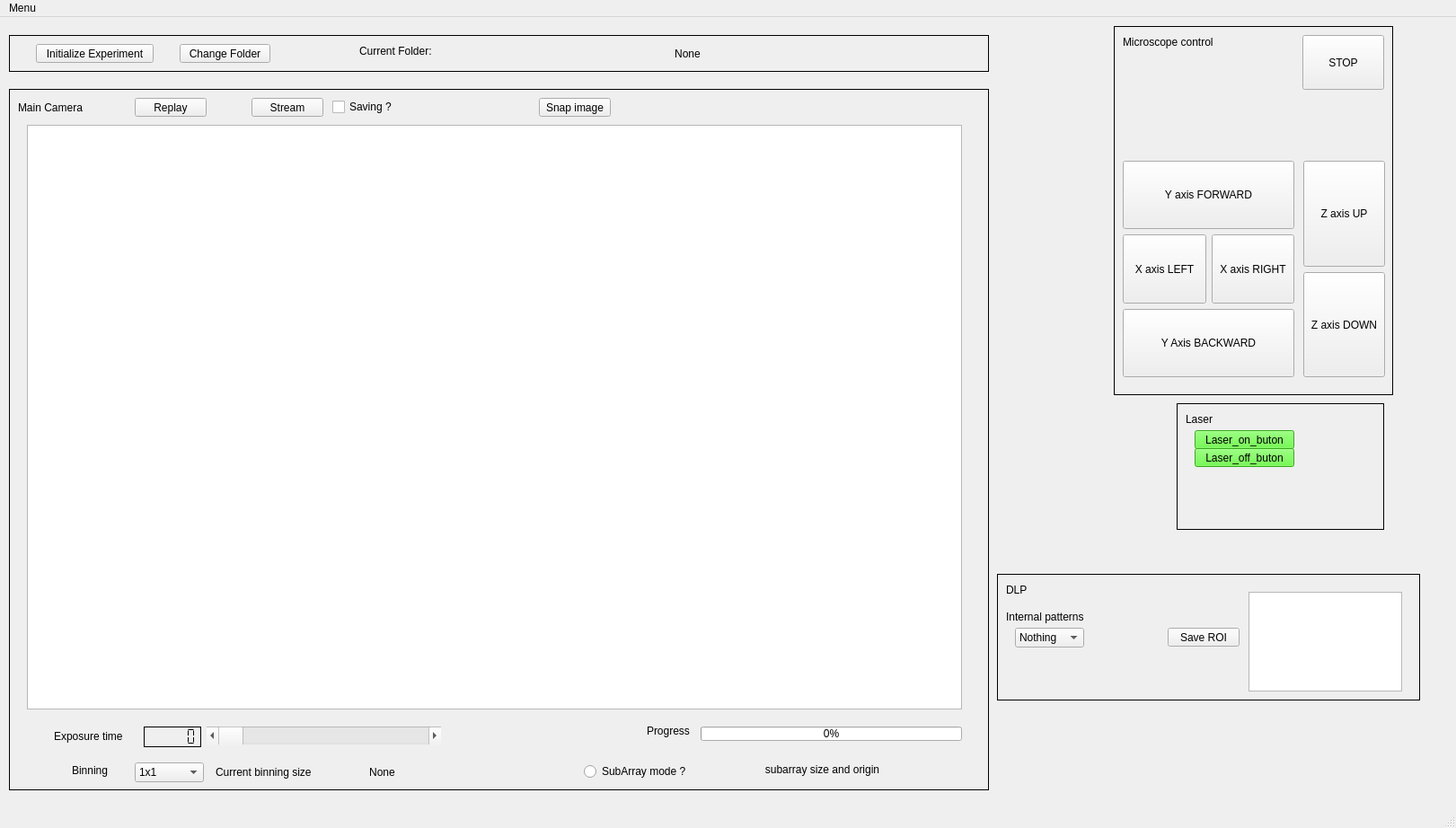
<?xml version="1.0" encoding="UTF-8"?>
<ui version="4.0">
 <class>MainWindow</class>
 <widget class="QMainWindow" name="MainWindow">
  <property name="geometry">
   <rect>
    <x>0</x>
    <y>0</y>
    <width>1621</width>
    <height>922</height>
   </rect>
  </property>
  <property name="sizePolicy">
   <sizepolicy hsizetype="Fixed" vsizetype="Fixed">
    <horstretch>0</horstretch>
    <verstretch>0</verstretch>
   </sizepolicy>
  </property>
  <property name="windowTitle">
   <string>MainWindow</string>
  </property>
  <widget class="QWidget" name="centralwidget">
   <widget class="QFrame" name="camera">
    <property name="geometry">
     <rect>
      <x>10</x>
      <y>80</y>
      <width>1091</width>
      <height>781</height>
     </rect>
    </property>
    <property name="font">
     <font>
      <weight>50</weight>
      <bold>false</bold>
     </font>
    </property>
    <property name="frameShape">
     <enum>QFrame::Box</enum>
    </property>
    <widget class="Custom_pyqtgraph_widget" name="graphicsView">
     <property name="geometry">
      <rect>
       <x>20</x>
       <y>40</y>
       <width>1041</width>
       <height>651</height>
      </rect>
     </property>
    </widget>
    <widget class="QPushButton" name="replay_button">
     <property name="geometry">
      <rect>
       <x>140</x>
       <y>10</y>
       <width>80</width>
       <height>21</height>
      </rect>
     </property>
     <property name="text">
      <string>Replay</string>
     </property>
    </widget>
    <widget class="QPushButton" name="stream_button">
     <property name="geometry">
      <rect>
       <x>270</x>
       <y>10</y>
       <width>80</width>
       <height>21</height>
      </rect>
     </property>
     <property name="text">
      <string>Stream</string>
     </property>
    </widget>
    <widget class="QLabel" name="exposure_time_label">
     <property name="geometry">
      <rect>
       <x>50</x>
       <y>710</y>
       <width>81</width>
       <height>21</height>
      </rect>
     </property>
     <property name="text">
      <string>Exposure time</string>
     </property>
    </widget>
    <widget class="QLabel" name="main_camera_label">
     <property name="geometry">
      <rect>
       <x>10</x>
       <y>10</y>
       <width>81</width>
       <height>21</height>
      </rect>
     </property>
     <property name="text">
      <string>Main Camera</string>
     </property>
    </widget>
    <widget class="QScrollBar" name="exposure_time_bar">
     <property name="geometry">
      <rect>
       <x>220</x>
       <y>710</y>
       <width>261</width>
       <height>20</height>
      </rect>
     </property>
     <property name="autoFillBackground">
      <bool>false</bool>
     </property>
     <property name="maximum">
      <number>100</number>
     </property>
     <property name="value">
      <number>0</number>
     </property>
     <property name="tracking">
      <bool>true</bool>
     </property>
     <property name="orientation">
      <enum>Qt::Horizontal</enum>
     </property>
     <property name="invertedAppearance">
      <bool>false</bool>
     </property>
    </widget>
    <widget class="QCheckBox" name="saving_check">
     <property name="geometry">
      <rect>
       <x>360</x>
       <y>10</y>
       <width>77</width>
       <height>20</height>
      </rect>
     </property>
     <property name="text">
      <string>Saving ?</string>
     </property>
     <property name="checked">
      <bool>false</bool>
     </property>
     <property name="tristate">
      <bool>false</bool>
     </property>
    </widget>
    <widget class="QProgressBar" name="progress_bar">
     <property name="geometry">
      <rect>
       <x>770</x>
       <y>710</y>
       <width>291</width>
       <height>16</height>
      </rect>
     </property>
     <property name="sizePolicy">
      <sizepolicy hsizetype="Expanding" vsizetype="Fixed">
       <horstretch>0</horstretch>
       <verstretch>0</verstretch>
      </sizepolicy>
     </property>
     <property name="value">
      <number>0</number>
     </property>
    </widget>
    <widget class="QLabel" name="loading_saving_label">
     <property name="geometry">
      <rect>
       <x>710</x>
       <y>699</y>
       <width>51</width>
       <height>31</height>
      </rect>
     </property>
     <property name="text">
      <string>Progress</string>
     </property>
    </widget>
    <widget class="QLCDNumber" name="exposure_time_value">
     <property name="geometry">
      <rect>
       <x>150</x>
       <y>710</y>
       <width>64</width>
       <height>23</height>
      </rect>
     </property>
     <property name="frameShadow">
      <enum>QFrame::Plain</enum>
     </property>
     <property name="smallDecimalPoint">
      <bool>true</bool>
     </property>
     <property name="segmentStyle">
      <enum>QLCDNumber::Flat</enum>
     </property>
    </widget>
    <widget class="QComboBox" name="binning_combo_box">
     <property name="geometry">
      <rect>
       <x>140</x>
       <y>750</y>
       <width>77</width>
       <height>22</height>
      </rect>
     </property>
     <property name="editable">
      <bool>false</bool>
     </property>
     <property name="currentText">
      <string>1x1</string>
     </property>
     <property name="currentIndex">
      <number>0</number>
     </property>
     <property name="frame">
      <bool>true</bool>
     </property>
     <item>
      <property name="text">
       <string>1x1</string>
      </property>
     </item>
     <item>
      <property name="text">
       <string>2x2</string>
      </property>
     </item>
     <item>
      <property name="text">
       <string>4x4</string>
      </property>
     </item>
    </widget>
    <widget class="QLabel" name="binning_label">
     <property name="geometry">
      <rect>
       <x>70</x>
       <y>743</y>
       <width>52</width>
       <height>31</height>
      </rect>
     </property>
     <property name="text">
      <string>Binning</string>
     </property>
    </widget>
    <widget class="QRadioButton" name="subArray_mode_radioButton">
     <property name="geometry">
      <rect>
       <x>640</x>
       <y>750</y>
       <width>121</width>
       <height>20</height>
      </rect>
     </property>
     <property name="text">
      <string>SubArray mode ?</string>
     </property>
    </widget>
    <widget class="QLabel" name="subarray_label">
     <property name="geometry">
      <rect>
       <x>760</x>
       <y>750</y>
       <width>291</width>
       <height>16</height>
      </rect>
     </property>
     <property name="text">
      <string>subarray size and origin</string>
     </property>
     <property name="alignment">
      <set>Qt::AlignCenter</set>
     </property>
    </widget>
    <widget class="QLabel" name="current_binning_size_label">
     <property name="geometry">
      <rect>
       <x>230</x>
       <y>750</y>
       <width>121</width>
       <height>21</height>
      </rect>
     </property>
     <property name="text">
      <string>Current binning size</string>
     </property>
    </widget>
    <widget class="QLabel" name="current_binning_size_label_2">
     <property name="geometry">
      <rect>
       <x>370</x>
       <y>750</y>
       <width>91</width>
       <height>21</height>
      </rect>
     </property>
     <property name="text">
      <string>None</string>
     </property>
     <property name="alignment">
      <set>Qt::AlignCenter</set>
     </property>
    </widget>
    <widget class="QPushButton" name="snap_image_button">
     <property name="geometry">
      <rect>
       <x>590</x>
       <y>10</y>
       <width>80</width>
       <height>21</height>
      </rect>
     </property>
     <property name="text">
      <string>Snap image</string>
     </property>
    </widget>
   </widget>
   <widget class="QFrame" name="controls">
    <property name="geometry">
     <rect>
      <x>1240</x>
      <y>10</y>
      <width>311</width>
      <height>411</height>
     </rect>
    </property>
    <property name="frameShape">
     <enum>QFrame::Box</enum>
    </property>
    <widget class="QWidget" name="gridLayoutWidget">
     <property name="geometry">
      <rect>
       <x>10</x>
       <y>150</y>
       <width>191</width>
       <height>241</height>
      </rect>
     </property>
     <layout class="QGridLayout" name="gridLayout">
      <item row="2" column="0" colspan="2">
       <widget class="QPushButton" name="y_axis_backward_button">
        <property name="sizePolicy">
         <sizepolicy hsizetype="Minimum" vsizetype="Expanding">
          <horstretch>0</horstretch>
          <verstretch>0</verstretch>
         </sizepolicy>
        </property>
        <property name="minimumSize">
         <size>
          <width>0</width>
          <height>21</height>
         </size>
        </property>
        <property name="text">
         <string>Y Axis BACKWARD</string>
        </property>
        <property name="checkable">
         <bool>false</bool>
        </property>
       </widget>
      </item>
      <item row="0" column="0" colspan="2">
       <widget class="QPushButton" name="y_axis_forward_button">
        <property name="sizePolicy">
         <sizepolicy hsizetype="Minimum" vsizetype="Expanding">
          <horstretch>0</horstretch>
          <verstretch>0</verstretch>
         </sizepolicy>
        </property>
        <property name="text">
         <string>Y axis FORWARD</string>
        </property>
       </widget>
      </item>
      <item row="1" column="1">
       <widget class="QPushButton" name="x_axis_right_button">
        <property name="sizePolicy">
         <sizepolicy hsizetype="Minimum" vsizetype="Expanding">
          <horstretch>0</horstretch>
          <verstretch>0</verstretch>
         </sizepolicy>
        </property>
        <property name="text">
         <string>X axis RIGHT</string>
        </property>
       </widget>
      </item>
      <item row="1" column="0">
       <widget class="QPushButton" name="x_axis_left_button">
        <property name="sizePolicy">
         <sizepolicy hsizetype="Minimum" vsizetype="Expanding">
          <horstretch>0</horstretch>
          <verstretch>0</verstretch>
         </sizepolicy>
        </property>
        <property name="text">
         <string>X axis LEFT</string>
        </property>
       </widget>
      </item>
     </layout>
    </widget>
    <widget class="QLabel" name="microscope_control_label">
     <property name="geometry">
      <rect>
       <x>10</x>
       <y>10</y>
       <width>111</width>
       <height>16</height>
      </rect>
     </property>
     <property name="text">
      <string>Microscope control</string>
     </property>
    </widget>
    <widget class="QWidget" name="verticalLayoutWidget">
     <property name="geometry">
      <rect>
       <x>211</x>
       <y>150</y>
       <width>91</width>
       <height>241</height>
      </rect>
     </property>
     <layout class="QVBoxLayout" name="verticalLayout">
      <item>
       <widget class="QPushButton" name="z_axis_up">
        <property name="sizePolicy">
         <sizepolicy hsizetype="Minimum" vsizetype="Expanding">
          <horstretch>0</horstretch>
          <verstretch>0</verstretch>
         </sizepolicy>
        </property>
        <property name="text">
         <string>Z axis UP</string>
        </property>
       </widget>
      </item>
      <item>
       <widget class="QPushButton" name="z_axis_down">
        <property name="sizePolicy">
         <sizepolicy hsizetype="Minimum" vsizetype="Expanding">
          <horstretch>0</horstretch>
          <verstretch>0</verstretch>
         </sizepolicy>
        </property>
        <property name="text">
         <string>Z axis DOWN</string>
        </property>
       </widget>
      </item>
     </layout>
    </widget>
    <widget class="QPushButton" name="stop_mouvment_button">
     <property name="geometry">
      <rect>
       <x>210</x>
       <y>10</y>
       <width>91</width>
       <height>61</height>
      </rect>
     </property>
     <property name="text">
      <string>STOP</string>
     </property>
    </widget>
   </widget>
   <widget class="QFrame" name="laser">
    <property name="geometry">
     <rect>
      <x>1310</x>
      <y>430</y>
      <width>231</width>
      <height>141</height>
     </rect>
    </property>
    <property name="frameShape">
     <enum>QFrame::Box</enum>
    </property>
    <widget class="QLabel" name="laser_label">
     <property name="geometry">
      <rect>
       <x>10</x>
       <y>10</y>
       <width>81</width>
       <height>16</height>
      </rect>
     </property>
     <property name="text">
      <string>Laser</string>
     </property>
    </widget>
    <widget class="QPushButton" name="laser_on_button">
     <property name="geometry">
      <rect>
       <x>20</x>
       <y>30</y>
       <width>111</width>
       <height>21</height>
      </rect>
     </property>
     <property name="palette">
      <palette>
       <active>
        <colorrole role="WindowText">
         <brush brushstyle="SolidPattern">
          <color alpha="255">
           <red>0</red>
           <green>0</green>
           <blue>0</blue>
          </color>
         </brush>
        </colorrole>
        <colorrole role="Button">
         <brush brushstyle="SolidPattern">
          <color alpha="255">
           <red>73</red>
           <green>239</green>
           <blue>35</blue>
          </color>
         </brush>
        </colorrole>
        <colorrole role="Light">
         <brush brushstyle="SolidPattern">
          <color alpha="255">
           <red>162</red>
           <green>255</green>
           <blue>141</blue>
          </color>
         </brush>
        </colorrole>
        <colorrole role="Midlight">
         <brush brushstyle="SolidPattern">
          <color alpha="255">
           <red>117</red>
           <green>247</green>
           <blue>88</blue>
          </color>
         </brush>
        </colorrole>
        <colorrole role="Dark">
         <brush brushstyle="SolidPattern">
          <color alpha="255">
           <red>36</red>
           <green>119</green>
           <blue>17</blue>
          </color>
         </brush>
        </colorrole>
        <colorrole role="Mid">
         <brush brushstyle="SolidPattern">
          <color alpha="255">
           <red>48</red>
           <green>159</green>
           <blue>23</blue>
          </color>
         </brush>
        </colorrole>
        <colorrole role="Text">
         <brush brushstyle="SolidPattern">
          <color alpha="255">
           <red>0</red>
           <green>0</green>
           <blue>0</blue>
          </color>
         </brush>
        </colorrole>
        <colorrole role="BrightText">
         <brush brushstyle="SolidPattern">
          <color alpha="255">
           <red>255</red>
           <green>255</green>
           <blue>255</blue>
          </color>
         </brush>
        </colorrole>
        <colorrole role="ButtonText">
         <brush brushstyle="SolidPattern">
          <color alpha="255">
           <red>0</red>
           <green>0</green>
           <blue>0</blue>
          </color>
         </brush>
        </colorrole>
        <colorrole role="Base">
         <brush brushstyle="SolidPattern">
          <color alpha="255">
           <red>255</red>
           <green>255</green>
           <blue>255</blue>
          </color>
         </brush>
        </colorrole>
        <colorrole role="Window">
         <brush brushstyle="SolidPattern">
          <color alpha="255">
           <red>73</red>
           <green>239</green>
           <blue>35</blue>
          </color>
         </brush>
        </colorrole>
        <colorrole role="Shadow">
         <brush brushstyle="SolidPattern">
          <color alpha="255">
           <red>0</red>
           <green>0</green>
           <blue>0</blue>
          </color>
         </brush>
        </colorrole>
        <colorrole role="AlternateBase">
         <brush brushstyle="SolidPattern">
          <color alpha="255">
           <red>164</red>
           <green>247</green>
           <blue>145</blue>
          </color>
         </brush>
        </colorrole>
        <colorrole role="ToolTipBase">
         <brush brushstyle="SolidPattern">
          <color alpha="255">
           <red>255</red>
           <green>255</green>
           <blue>220</blue>
          </color>
         </brush>
        </colorrole>
        <colorrole role="ToolTipText">
         <brush brushstyle="SolidPattern">
          <color alpha="255">
           <red>0</red>
           <green>0</green>
           <blue>0</blue>
          </color>
         </brush>
        </colorrole>
       </active>
       <inactive>
        <colorrole role="WindowText">
         <brush brushstyle="SolidPattern">
          <color alpha="255">
           <red>0</red>
           <green>0</green>
           <blue>0</blue>
          </color>
         </brush>
        </colorrole>
        <colorrole role="Button">
         <brush brushstyle="SolidPattern">
          <color alpha="255">
           <red>73</red>
           <green>239</green>
           <blue>35</blue>
          </color>
         </brush>
        </colorrole>
        <colorrole role="Light">
         <brush brushstyle="SolidPattern">
          <color alpha="255">
           <red>162</red>
           <green>255</green>
           <blue>141</blue>
          </color>
         </brush>
        </colorrole>
        <colorrole role="Midlight">
         <brush brushstyle="SolidPattern">
          <color alpha="255">
           <red>117</red>
           <green>247</green>
           <blue>88</blue>
          </color>
         </brush>
        </colorrole>
        <colorrole role="Dark">
         <brush brushstyle="SolidPattern">
          <color alpha="255">
           <red>36</red>
           <green>119</green>
           <blue>17</blue>
          </color>
         </brush>
        </colorrole>
        <colorrole role="Mid">
         <brush brushstyle="SolidPattern">
          <color alpha="255">
           <red>48</red>
           <green>159</green>
           <blue>23</blue>
          </color>
         </brush>
        </colorrole>
        <colorrole role="Text">
         <brush brushstyle="SolidPattern">
          <color alpha="255">
           <red>0</red>
           <green>0</green>
           <blue>0</blue>
          </color>
         </brush>
        </colorrole>
        <colorrole role="BrightText">
         <brush brushstyle="SolidPattern">
          <color alpha="255">
           <red>255</red>
           <green>255</green>
           <blue>255</blue>
          </color>
         </brush>
        </colorrole>
        <colorrole role="ButtonText">
         <brush brushstyle="SolidPattern">
          <color alpha="255">
           <red>0</red>
           <green>0</green>
           <blue>0</blue>
          </color>
         </brush>
        </colorrole>
        <colorrole role="Base">
         <brush brushstyle="SolidPattern">
          <color alpha="255">
           <red>255</red>
           <green>255</green>
           <blue>255</blue>
          </color>
         </brush>
        </colorrole>
        <colorrole role="Window">
         <brush brushstyle="SolidPattern">
          <color alpha="255">
           <red>73</red>
           <green>239</green>
           <blue>35</blue>
          </color>
         </brush>
        </colorrole>
        <colorrole role="Shadow">
         <brush brushstyle="SolidPattern">
          <color alpha="255">
           <red>0</red>
           <green>0</green>
           <blue>0</blue>
          </color>
         </brush>
        </colorrole>
        <colorrole role="AlternateBase">
         <brush brushstyle="SolidPattern">
          <color alpha="255">
           <red>164</red>
           <green>247</green>
           <blue>145</blue>
          </color>
         </brush>
        </colorrole>
        <colorrole role="ToolTipBase">
         <brush brushstyle="SolidPattern">
          <color alpha="255">
           <red>255</red>
           <green>255</green>
           <blue>220</blue>
          </color>
         </brush>
        </colorrole>
        <colorrole role="ToolTipText">
         <brush brushstyle="SolidPattern">
          <color alpha="255">
           <red>0</red>
           <green>0</green>
           <blue>0</blue>
          </color>
         </brush>
        </colorrole>
       </inactive>
       <disabled>
        <colorrole role="WindowText">
         <brush brushstyle="SolidPattern">
          <color alpha="255">
           <red>36</red>
           <green>119</green>
           <blue>17</blue>
          </color>
         </brush>
        </colorrole>
        <colorrole role="Button">
         <brush brushstyle="SolidPattern">
          <color alpha="255">
           <red>73</red>
           <green>239</green>
           <blue>35</blue>
          </color>
         </brush>
        </colorrole>
        <colorrole role="Light">
         <brush brushstyle="SolidPattern">
          <color alpha="255">
           <red>162</red>
           <green>255</green>
           <blue>141</blue>
          </color>
         </brush>
        </colorrole>
        <colorrole role="Midlight">
         <brush brushstyle="SolidPattern">
          <color alpha="255">
           <red>117</red>
           <green>247</green>
           <blue>88</blue>
          </color>
         </brush>
        </colorrole>
        <colorrole role="Dark">
         <brush brushstyle="SolidPattern">
          <color alpha="255">
           <red>36</red>
           <green>119</green>
           <blue>17</blue>
          </color>
         </brush>
        </colorrole>
        <colorrole role="Mid">
         <brush brushstyle="SolidPattern">
          <color alpha="255">
           <red>48</red>
           <green>159</green>
           <blue>23</blue>
          </color>
         </brush>
        </colorrole>
        <colorrole role="Text">
         <brush brushstyle="SolidPattern">
          <color alpha="255">
           <red>36</red>
           <green>119</green>
           <blue>17</blue>
          </color>
         </brush>
        </colorrole>
        <colorrole role="BrightText">
         <brush brushstyle="SolidPattern">
          <color alpha="255">
           <red>255</red>
           <green>255</green>
           <blue>255</blue>
          </color>
         </brush>
        </colorrole>
        <colorrole role="ButtonText">
         <brush brushstyle="SolidPattern">
          <color alpha="255">
           <red>36</red>
           <green>119</green>
           <blue>17</blue>
          </color>
         </brush>
        </colorrole>
        <colorrole role="Base">
         <brush brushstyle="SolidPattern">
          <color alpha="255">
           <red>73</red>
           <green>239</green>
           <blue>35</blue>
          </color>
         </brush>
        </colorrole>
        <colorrole role="Window">
         <brush brushstyle="SolidPattern">
          <color alpha="255">
           <red>73</red>
           <green>239</green>
           <blue>35</blue>
          </color>
         </brush>
        </colorrole>
        <colorrole role="Shadow">
         <brush brushstyle="SolidPattern">
          <color alpha="255">
           <red>0</red>
           <green>0</green>
           <blue>0</blue>
          </color>
         </brush>
        </colorrole>
        <colorrole role="AlternateBase">
         <brush brushstyle="SolidPattern">
          <color alpha="255">
           <red>73</red>
           <green>239</green>
           <blue>35</blue>
          </color>
         </brush>
        </colorrole>
        <colorrole role="ToolTipBase">
         <brush brushstyle="SolidPattern">
          <color alpha="255">
           <red>255</red>
           <green>255</green>
           <blue>220</blue>
          </color>
         </brush>
        </colorrole>
        <colorrole role="ToolTipText">
         <brush brushstyle="SolidPattern">
          <color alpha="255">
           <red>0</red>
           <green>0</green>
           <blue>0</blue>
          </color>
         </brush>
        </colorrole>
       </disabled>
      </palette>
     </property>
     <property name="text">
      <string>Laser_on_buton</string>
     </property>
     <property name="checkable">
      <bool>false</bool>
     </property>
     <property name="checked">
      <bool>false</bool>
     </property>
     <property name="flat">
      <bool>false</bool>
     </property>
    </widget>
    <widget class="QPushButton" name="laser_off_button">
     <property name="geometry">
      <rect>
       <x>20</x>
       <y>50</y>
       <width>111</width>
       <height>21</height>
      </rect>
     </property>
     <property name="palette">
      <palette>
       <active>
        <colorrole role="WindowText">
         <brush brushstyle="SolidPattern">
          <color alpha="255">
           <red>0</red>
           <green>0</green>
           <blue>0</blue>
          </color>
         </brush>
        </colorrole>
        <colorrole role="Button">
         <brush brushstyle="SolidPattern">
          <color alpha="255">
           <red>73</red>
           <green>239</green>
           <blue>35</blue>
          </color>
         </brush>
        </colorrole>
        <colorrole role="Light">
         <brush brushstyle="SolidPattern">
          <color alpha="255">
           <red>162</red>
           <green>255</green>
           <blue>141</blue>
          </color>
         </brush>
        </colorrole>
        <colorrole role="Midlight">
         <brush brushstyle="SolidPattern">
          <color alpha="255">
           <red>117</red>
           <green>247</green>
           <blue>88</blue>
          </color>
         </brush>
        </colorrole>
        <colorrole role="Dark">
         <brush brushstyle="SolidPattern">
          <color alpha="255">
           <red>36</red>
           <green>119</green>
           <blue>17</blue>
          </color>
         </brush>
        </colorrole>
        <colorrole role="Mid">
         <brush brushstyle="SolidPattern">
          <color alpha="255">
           <red>48</red>
           <green>159</green>
           <blue>23</blue>
          </color>
         </brush>
        </colorrole>
        <colorrole role="Text">
         <brush brushstyle="SolidPattern">
          <color alpha="255">
           <red>0</red>
           <green>0</green>
           <blue>0</blue>
          </color>
         </brush>
        </colorrole>
        <colorrole role="BrightText">
         <brush brushstyle="SolidPattern">
          <color alpha="255">
           <red>255</red>
           <green>255</green>
           <blue>255</blue>
          </color>
         </brush>
        </colorrole>
        <colorrole role="ButtonText">
         <brush brushstyle="SolidPattern">
          <color alpha="255">
           <red>0</red>
           <green>0</green>
           <blue>0</blue>
          </color>
         </brush>
        </colorrole>
        <colorrole role="Base">
         <brush brushstyle="SolidPattern">
          <color alpha="255">
           <red>255</red>
           <green>255</green>
           <blue>255</blue>
          </color>
         </brush>
        </colorrole>
        <colorrole role="Window">
         <brush brushstyle="SolidPattern">
          <color alpha="255">
           <red>73</red>
           <green>239</green>
           <blue>35</blue>
          </color>
         </brush>
        </colorrole>
        <colorrole role="Shadow">
         <brush brushstyle="SolidPattern">
          <color alpha="255">
           <red>0</red>
           <green>0</green>
           <blue>0</blue>
          </color>
         </brush>
        </colorrole>
        <colorrole role="AlternateBase">
         <brush brushstyle="SolidPattern">
          <color alpha="255">
           <red>164</red>
           <green>247</green>
           <blue>145</blue>
          </color>
         </brush>
        </colorrole>
        <colorrole role="ToolTipBase">
         <brush brushstyle="SolidPattern">
          <color alpha="255">
           <red>255</red>
           <green>255</green>
           <blue>220</blue>
          </color>
         </brush>
        </colorrole>
        <colorrole role="ToolTipText">
         <brush brushstyle="SolidPattern">
          <color alpha="255">
           <red>0</red>
           <green>0</green>
           <blue>0</blue>
          </color>
         </brush>
        </colorrole>
       </active>
       <inactive>
        <colorrole role="WindowText">
         <brush brushstyle="SolidPattern">
          <color alpha="255">
           <red>0</red>
           <green>0</green>
           <blue>0</blue>
          </color>
         </brush>
        </colorrole>
        <colorrole role="Button">
         <brush brushstyle="SolidPattern">
          <color alpha="255">
           <red>73</red>
           <green>239</green>
           <blue>35</blue>
          </color>
         </brush>
        </colorrole>
        <colorrole role="Light">
         <brush brushstyle="SolidPattern">
          <color alpha="255">
           <red>162</red>
           <green>255</green>
           <blue>141</blue>
          </color>
         </brush>
        </colorrole>
        <colorrole role="Midlight">
         <brush brushstyle="SolidPattern">
          <color alpha="255">
           <red>117</red>
           <green>247</green>
           <blue>88</blue>
          </color>
         </brush>
        </colorrole>
        <colorrole role="Dark">
         <brush brushstyle="SolidPattern">
          <color alpha="255">
           <red>36</red>
           <green>119</green>
           <blue>17</blue>
          </color>
         </brush>
        </colorrole>
        <colorrole role="Mid">
         <brush brushstyle="SolidPattern">
          <color alpha="255">
           <red>48</red>
           <green>159</green>
           <blue>23</blue>
          </color>
         </brush>
        </colorrole>
        <colorrole role="Text">
         <brush brushstyle="SolidPattern">
          <color alpha="255">
           <red>0</red>
           <green>0</green>
           <blue>0</blue>
          </color>
         </brush>
        </colorrole>
        <colorrole role="BrightText">
         <brush brushstyle="SolidPattern">
          <color alpha="255">
           <red>255</red>
           <green>255</green>
           <blue>255</blue>
          </color>
         </brush>
        </colorrole>
        <colorrole role="ButtonText">
         <brush brushstyle="SolidPattern">
          <color alpha="255">
           <red>0</red>
           <green>0</green>
           <blue>0</blue>
          </color>
         </brush>
        </colorrole>
        <colorrole role="Base">
         <brush brushstyle="SolidPattern">
          <color alpha="255">
           <red>255</red>
           <green>255</green>
           <blue>255</blue>
          </color>
         </brush>
        </colorrole>
        <colorrole role="Window">
         <brush brushstyle="SolidPattern">
          <color alpha="255">
           <red>73</red>
           <green>239</green>
           <blue>35</blue>
          </color>
         </brush>
        </colorrole>
        <colorrole role="Shadow">
         <brush brushstyle="SolidPattern">
          <color alpha="255">
           <red>0</red>
           <green>0</green>
           <blue>0</blue>
          </color>
         </brush>
        </colorrole>
        <colorrole role="AlternateBase">
         <brush brushstyle="SolidPattern">
          <color alpha="255">
           <red>164</red>
           <green>247</green>
           <blue>145</blue>
          </color>
         </brush>
        </colorrole>
        <colorrole role="ToolTipBase">
         <brush brushstyle="SolidPattern">
          <color alpha="255">
           <red>255</red>
           <green>255</green>
           <blue>220</blue>
          </color>
         </brush>
        </colorrole>
        <colorrole role="ToolTipText">
         <brush brushstyle="SolidPattern">
          <color alpha="255">
           <red>0</red>
           <green>0</green>
           <blue>0</blue>
          </color>
         </brush>
        </colorrole>
       </inactive>
       <disabled>
        <colorrole role="WindowText">
         <brush brushstyle="SolidPattern">
          <color alpha="255">
           <red>36</red>
           <green>119</green>
           <blue>17</blue>
          </color>
         </brush>
        </colorrole>
        <colorrole role="Button">
         <brush brushstyle="SolidPattern">
          <color alpha="255">
           <red>73</red>
           <green>239</green>
           <blue>35</blue>
          </color>
         </brush>
        </colorrole>
        <colorrole role="Light">
         <brush brushstyle="SolidPattern">
          <color alpha="255">
           <red>162</red>
           <green>255</green>
           <blue>141</blue>
          </color>
         </brush>
        </colorrole>
        <colorrole role="Midlight">
         <brush brushstyle="SolidPattern">
          <color alpha="255">
           <red>117</red>
           <green>247</green>
           <blue>88</blue>
          </color>
         </brush>
        </colorrole>
        <colorrole role="Dark">
         <brush brushstyle="SolidPattern">
          <color alpha="255">
           <red>36</red>
           <green>119</green>
           <blue>17</blue>
          </color>
         </brush>
        </colorrole>
        <colorrole role="Mid">
         <brush brushstyle="SolidPattern">
          <color alpha="255">
           <red>48</red>
           <green>159</green>
           <blue>23</blue>
          </color>
         </brush>
        </colorrole>
        <colorrole role="Text">
         <brush brushstyle="SolidPattern">
          <color alpha="255">
           <red>36</red>
           <green>119</green>
           <blue>17</blue>
          </color>
         </brush>
        </colorrole>
        <colorrole role="BrightText">
         <brush brushstyle="SolidPattern">
          <color alpha="255">
           <red>255</red>
           <green>255</green>
           <blue>255</blue>
          </color>
         </brush>
        </colorrole>
        <colorrole role="ButtonText">
         <brush brushstyle="SolidPattern">
          <color alpha="255">
           <red>36</red>
           <green>119</green>
           <blue>17</blue>
          </color>
         </brush>
        </colorrole>
        <colorrole role="Base">
         <brush brushstyle="SolidPattern">
          <color alpha="255">
           <red>73</red>
           <green>239</green>
           <blue>35</blue>
          </color>
         </brush>
        </colorrole>
        <colorrole role="Window">
         <brush brushstyle="SolidPattern">
          <color alpha="255">
           <red>73</red>
           <green>239</green>
           <blue>35</blue>
          </color>
         </brush>
        </colorrole>
        <colorrole role="Shadow">
         <brush brushstyle="SolidPattern">
          <color alpha="255">
           <red>0</red>
           <green>0</green>
           <blue>0</blue>
          </color>
         </brush>
        </colorrole>
        <colorrole role="AlternateBase">
         <brush brushstyle="SolidPattern">
          <color alpha="255">
           <red>73</red>
           <green>239</green>
           <blue>35</blue>
          </color>
         </brush>
        </colorrole>
        <colorrole role="ToolTipBase">
         <brush brushstyle="SolidPattern">
          <color alpha="255">
           <red>255</red>
           <green>255</green>
           <blue>220</blue>
          </color>
         </brush>
        </colorrole>
        <colorrole role="ToolTipText">
         <brush brushstyle="SolidPattern">
          <color alpha="255">
           <red>0</red>
           <green>0</green>
           <blue>0</blue>
          </color>
         </brush>
        </colorrole>
       </disabled>
      </palette>
     </property>
     <property name="text">
      <string>Laser_off_buton</string>
     </property>
     <property name="checkable">
      <bool>false</bool>
     </property>
     <property name="checked">
      <bool>false</bool>
     </property>
     <property name="flat">
      <bool>false</bool>
     </property>
    </widget>
   </widget>
   <widget class="QFrame" name="dlp">
    <property name="geometry">
     <rect>
      <x>1110</x>
      <y>620</y>
      <width>471</width>
      <height>141</height>
     </rect>
    </property>
    <property name="frameShape">
     <enum>QFrame::Box</enum>
    </property>
    <widget class="QLabel" name="dlp_label">
     <property name="geometry">
      <rect>
       <x>10</x>
       <y>10</y>
       <width>31</width>
       <height>16</height>
      </rect>
     </property>
     <property name="text">
      <string>DLP</string>
     </property>
    </widget>
    <widget class="QPushButton" name="save_ROI_button">
     <property name="geometry">
      <rect>
       <x>190</x>
       <y>60</y>
       <width>80</width>
       <height>21</height>
      </rect>
     </property>
     <property name="text">
      <string>Save ROI</string>
     </property>
    </widget>
    <widget class="QGraphicsView" name="saved_ROI_image">
     <property name="geometry">
      <rect>
       <x>280</x>
       <y>20</y>
       <width>171</width>
       <height>111</height>
      </rect>
     </property>
    </widget>
    <widget class="QComboBox" name="display_internal_pattern_combobox">
     <property name="geometry">
      <rect>
       <x>20</x>
       <y>60</y>
       <width>77</width>
       <height>22</height>
      </rect>
     </property>
     <item>
      <property name="text">
       <string>Nothing</string>
      </property>
     </item>
     <item>
      <property name="text">
       <string>Blue</string>
      </property>
     </item>
     <item>
      <property name="text">
       <string>Black</string>
      </property>
     </item>
    </widget>
    <widget class="QLabel" name="internal_patterns_label">
     <property name="geometry">
      <rect>
       <x>10</x>
       <y>40</y>
       <width>101</width>
       <height>16</height>
      </rect>
     </property>
     <property name="text">
      <string>Internal patterns</string>
     </property>
    </widget>
   </widget>
   <widget class="QFrame" name="folder">
    <property name="geometry">
     <rect>
      <x>10</x>
      <y>20</y>
      <width>1091</width>
      <height>41</height>
     </rect>
    </property>
    <property name="frameShape">
     <enum>QFrame::Box</enum>
    </property>
    <widget class="QPushButton" name="change_folder_button">
     <property name="geometry">
      <rect>
       <x>190</x>
       <y>10</y>
       <width>101</width>
       <height>21</height>
      </rect>
     </property>
     <property name="text">
      <string>Change Folder</string>
     </property>
    </widget>
    <widget class="QPushButton" name="initialize_experiment_button">
     <property name="geometry">
      <rect>
       <x>30</x>
       <y>10</y>
       <width>131</width>
       <height>21</height>
      </rect>
     </property>
     <property name="text">
      <string>Initialize Experiment</string>
     </property>
    </widget>
    <widget class="QLabel" name="current_folder_label">
     <property name="geometry">
      <rect>
       <x>390</x>
       <y>10</y>
       <width>91</width>
       <height>16</height>
      </rect>
     </property>
     <property name="text">
      <string>Current Folder:</string>
     </property>
    </widget>
    <widget class="QLabel" name="current_folder_label_2">
     <property name="geometry">
      <rect>
       <x>430</x>
       <y>5</y>
       <width>651</width>
       <height>31</height>
      </rect>
     </property>
     <property name="text">
      <string>None</string>
     </property>
     <property name="scaledContents">
      <bool>true</bool>
     </property>
     <property name="alignment">
      <set>Qt::AlignCenter</set>
     </property>
     <property name="wordWrap">
      <bool>true</bool>
     </property>
    </widget>
   </widget>
  </widget>
  <widget class="QMenuBar" name="menubar">
   <property name="geometry">
    <rect>
     <x>0</x>
     <y>0</y>
     <width>1621</width>
     <height>19</height>
    </rect>
   </property>
   <widget class="QMenu" name="menuMenu">
    <property name="title">
     <string>Menu</string>
    </property>
    <addaction name="actionQuit"/>
   </widget>
   <addaction name="menuMenu"/>
  </widget>
  <widget class="QStatusBar" name="statusbar"/>
  <action name="actionQuit">
   <property name="text">
    <string>Quit</string>
   </property>
  </action>
 </widget>
 <customwidgets>
  <customwidget>
   <class>Custom_pyqtgraph_widget</class>
   <extends>QGraphicsView</extends>
   <header>custom_pyqtgraph_widget.h</header>
  </customwidget>
 </customwidgets>
 <resources/>
 <connections/>
</ui>
